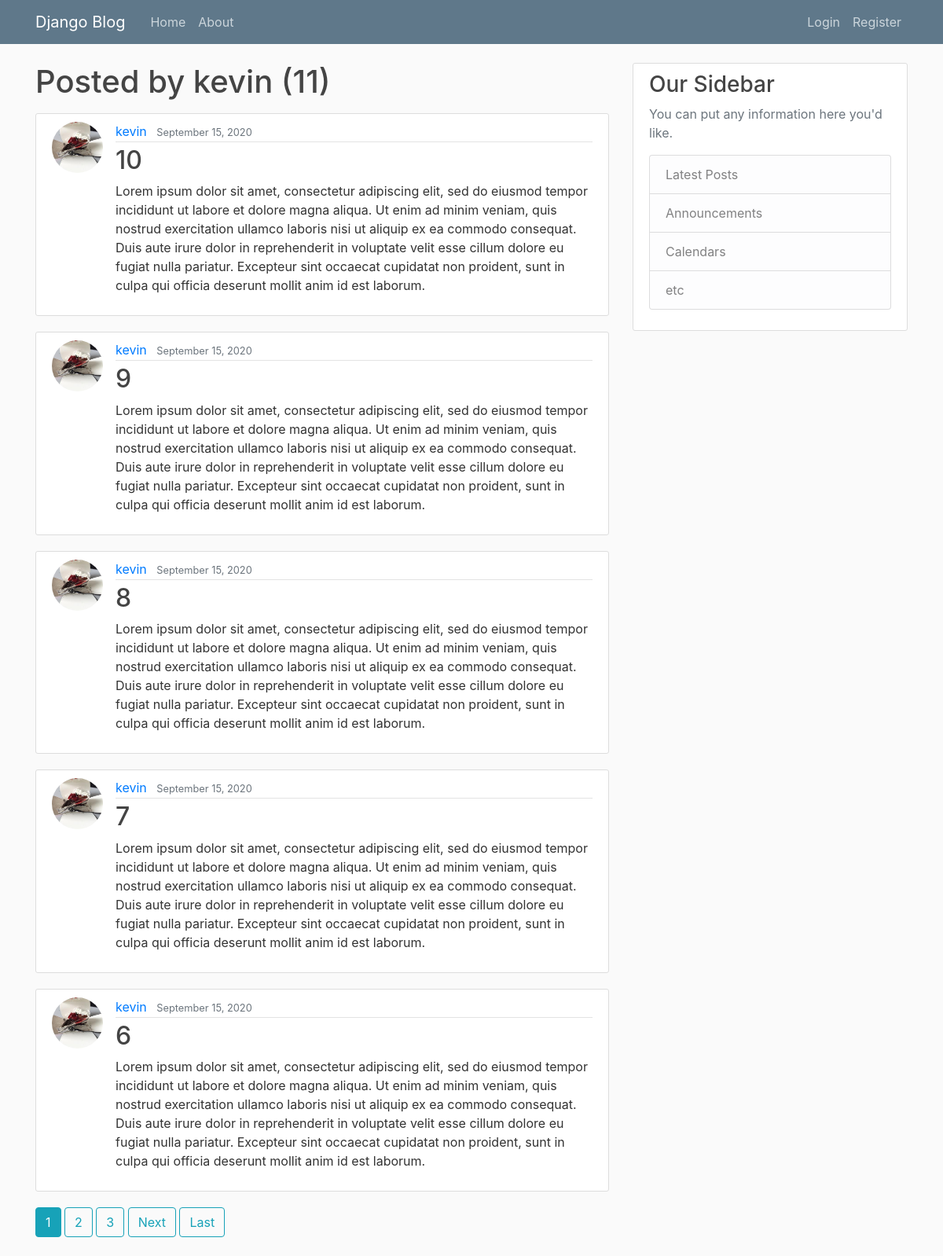
Screenshot of /user/kevin/ with the database file from the repository.
### blog/models.py (models this page shows, shortened)
class Post(models.Model):
    title = models.CharField(max_length=100)
    content = models.TextField()
    date_posted = models.DateTimeField(default=timezone.now)
    author = models.ForeignKey(User, on_delete=models.CASCADE)

### users/models.py (models this page shows, shortened)
class Profile(models.Model):
    user = models.OneToOneField(User,
                                on_delete=models.CASCADE)  # CASCADE:if users is deleted it also delete the profile
    image = models.ImageField(default='default.jpg', upload_to='profile_pics'
                              )

### blog/views.py (the view)
# urls.py: path('user/<str:username>/', UserPostListView.as_view(), name='user-posts'),
class UserPostListView(ListView):
    template_name = 'blog/user_posts.html'
    model = Post
    context_object_name = 'posts'
    paginate_by = 5
    def get_queryset(self):
        user = get_object_or_404(User, username=self.kwargs.get('username'))
        return Post.objects.filter(author=user).order_by('-date_posted')

### blog/templates/blog/user_posts.html (shortened to what this page needs)
{% extends "blog/base.html"%}
{% block content%}
<h1 class="mb-3">Posted by {{view.kwargs.username}} ({{page_obj.paginator.count}})</h1>
{% for post in posts%}
<article class="media content-section">
    <img class="rounded-circle article-img" src="{{post.author.profile.image.url}}">
    <div class="media-body">
        <div class="article-metadata">
             <a class="mr-2" href="{% url 'user-posts' post.author.username %}">{{ post.author }}</a>
            <small class="text-muted">{{post.date_posted|date:"F j, Y"}} </small>
        </div>
        <h2><a class="article-title" href="{% url 'post-detail' post.id %}">{{ post.title }}</a></h2>
        <p class="article-content">{{ post.content }}</p>
    </div>
</article>
{% endfor %}
{% if is_paginated %}
{% for num in page_obj.paginator.page_range %}
{% if page_obj.number == num %}
<a class="btn btn-info mb-4" href="?page={{ num }}">{{ num }}</a>
{% elif num > page_obj.number|add:'-3' and num < page_obj.number|add:'3' %}
<a class="btn btn-outline-info mb-4" href="?page={{ num }}">{{ num }}</a>
{% endif %}
{% endfor %}
{% if page_obj.has_next %}
<a class="btn btn-outline-info mb-4" href="?page={{ page_obj.next_page_number }}">Next</a>
<a class="btn btn-outline-info mb-4" href="?page={{ page_obj.paginator.num_pages }}">Last</a>
{% endif %}
{% endif %}
{% endblock %}

### blog/static/blog/main.css (style rules this page uses)
body { background: #fafafa; color: #333333; margin-top: 5rem; }
h1, h2, h3, h4, h5, h6 { color: #444444; }
.content-section { background: #ffffff; padding: 10px 20px; border: 1px solid #dddddd; border-radius: 3px; margin-bottom: 20px; }
.article-title { color: #444444; }
.article-content { white-space: pre-line; }
.article-img { height: 65px; width: 65px; margin-right: 16px; }
.article-metadata { padding-bottom: 1px; margin-bottom: 4px; border-bottom: 1px solid #e3e3e3 }

### rows the page displays
Post: author.profile.image (picture), author "kevin", date_posted "September 15, 2020", title "10", content "Lorem ipsum dolor sit amet, consectetur adipiscing elit, sed do eiusmod tempor incididunt ut labore et dolore magna aliqua. Ut enim ad minim veniam, quis nostrud exercitation ullamco laboris nisi ut aliquip ex ea commodo consequat. Duis aute irure dolor in reprehenderit in voluptate velit esse cillum dolore eu fugiat nulla pariatur. Excepteur sint occaecat cupidatat non proident, sunt in culpa qui officia deserunt mollit anim id est laborum."
Post: author.profile.image (picture), author "kevin", date_posted "September 15, 2020", title "9", content "Lorem ipsum dolor sit amet, consectetur adipiscing elit, sed do eiusmod tempor incididunt ut labore et dolore magna aliqua. Ut enim ad minim veniam, quis nostrud exercitation ullamco laboris nisi ut aliquip ex ea commodo consequat. Duis aute irure dolor in reprehenderit in voluptate velit esse cillum dolore eu fugiat nulla pariatur. Excepteur sint occaecat cupidatat non proident, sunt in culpa qui officia deserunt mollit anim id est laborum."
Post: author.profile.image (picture), author "kevin", date_posted "September 15, 2020", title "8", content "Lorem ipsum dolor sit amet, consectetur adipiscing elit, sed do eiusmod tempor incididunt ut labore et dolore magna aliqua. Ut enim ad minim veniam, quis nostrud exercitation ullamco laboris nisi ut aliquip ex ea commodo consequat. Duis aute irure dolor in reprehenderit in voluptate velit esse cillum dolore eu fugiat nulla pariatur. Excepteur sint occaecat cupidatat non proident, sunt in culpa qui officia deserunt mollit anim id est laborum."
Post: author.profile.image (picture), author "kevin", date_posted "September 15, 2020", title "7", content "Lorem ipsum dolor sit amet, consectetur adipiscing elit, sed do eiusmod tempor incididunt ut labore et dolore magna aliqua. Ut enim ad minim veniam, quis nostrud exercitation ullamco laboris nisi ut aliquip ex ea commodo consequat. Duis aute irure dolor in reprehenderit in voluptate velit esse cillum dolore eu fugiat nulla pariatur. Excepteur sint occaecat cupidatat non proident, sunt in culpa qui officia deserunt mollit anim id est laborum."
Post: author.profile.image (picture), author "kevin", date_posted "September 15, 2020", title "6", content "Lorem ipsum dolor sit amet, consectetur adipiscing elit, sed do eiusmod tempor incididunt ut labore et dolore magna aliqua. Ut enim ad minim veniam, quis nostrud exercitation ullamco laboris nisi ut aliquip ex ea commodo consequat. Duis aute irure dolor in reprehenderit in voluptate velit esse cillum dolore eu fugiat nulla pariatur. Excepteur sint occaecat cupidatat non proident, sunt in culpa qui officia deserunt mollit anim id est laborum."

### other values shown
{{ view.kwargs.username }} "kevin"
{{ page_obj.paginator.count }} "11"
{{ num }} "1"
{{ num }} "2" "3"
